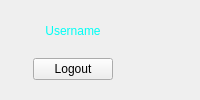
     <widget class="QWidget" name="widget_1" native="true">
      <layout class="QGridLayout" name="gridLayout_3">
       <property name="topMargin">
        <number>0</number>
       </property>
       <property name="rightMargin">
        <number>0</number>
       </property>
       <item row="0" column="1">
        <widget class="QWidget" name="widget" native="true">
         <property name="palette">
          <palette>
           <active>
            <colorrole role="Highlight">
             <brush brushstyle="SolidPattern">
              <color alpha="255">
               <red>0</red>
               <green>120</green>
               <blue>215</blue>
              </color>
             </brush>
            </colorrole>
            <colorrole role="HighlightedText">
             <brush brushstyle="SolidPattern">
              <color alpha="255">
               <red>255</red>
               <green>255</green>
               <blue>255</blue>
              </color>
             </brush>
            </colorrole>
           </active>
           <inactive>
            <colorrole role="Highlight">
             <brush brushstyle="SolidPattern">
              <color alpha="255">
               <red>0</red>
               <green>120</green>
               <blue>215</blue>
              </color>
             </brush>
            </colorrole>
            <colorrole role="HighlightedText">
             <brush brushstyle="SolidPattern">
              <color alpha="255">
               <red>255</red>
               <green>255</green>
               <blue>255</blue>
              </color>
             </brush>
            </colorrole>
           </inactive>
           <disabled>
            <colorrole role="Highlight">
             <brush brushstyle="SolidPattern">
              <color alpha="255">
               <red>0</red>
               <green>120</green>
               <blue>215</blue>
              </color>
             </brush>
            </colorrole>
            <colorrole role="HighlightedText">
             <brush brushstyle="SolidPattern">
              <color alpha="255">
               <red>255</red>
               <green>255</green>
               <blue>255</blue>
              </color>
             </brush>
            </colorrole>
           </disabled>
          </palette>
         </property>
         <layout class="QVBoxLayout" name="verticalLayout_7">
          <property name="spacing">
           <number>0</number>
          </property>
          <property name="leftMargin">
           <number>0</number>
          </property>
          <property name="topMargin">
           <number>0</number>
          </property>
          <property name="rightMargin">
           <number>0</number>
          </property>
          <property name="bottomMargin">
           <number>0</number>
          </property>
          <item>
           <widget class="QWidget" name="widget_2" native="true">
            <property name="sizePolicy">
             <sizepolicy hsizetype="Expanding" vsizetype="Expanding">
              <horstretch>0</horstretch>
              <verstretch>0</verstretch>
             </sizepolicy>
            </property>
            <property name="palette">
             <palette>
              <active>
               <colorrole role="Highlight">
                <brush brushstyle="SolidPattern">
                 <color alpha="255">
                  <red>0</red>
                  <green>120</green>
                  <blue>215</blue>
                 </color>
                </brush>
               </colorrole>
               <colorrole role="HighlightedText">
                <brush brushstyle="SolidPattern">
                 <color alpha="255">
                  <red>255</red>
                  <green>255</green>
                  <blue>255</blue>
                 </color>
                </brush>
               </colorrole>
              </active>
              <inactive>
               <colorrole role="Highlight">
                <brush brushstyle="SolidPattern">
                 <color alpha="255">
                  <red>0</red>
                  <green>120</green>
                  <blue>215</blue>
                 </color>
                </brush>
               </colorrole>
               <colorrole role="HighlightedText">
                <brush brushstyle="SolidPattern">
                 <color alpha="255">
                  <red>255</red>
                  <green>255</green>
                  <blue>255</blue>
                 </color>
                </brush>
               </colorrole>
              </inactive>
              <disabled>
               <colorrole role="Highlight">
                <brush brushstyle="SolidPattern">
                 <color alpha="255">
                  <red>0</red>
                  <green>120</green>
                  <blue>215</blue>
                 </color>
                </brush>
               </colorrole>
               <colorrole role="HighlightedText">
                <brush brushstyle="SolidPattern">
                 <color alpha="255">
                  <red>255</red>
                  <green>255</green>
                  <blue>255</blue>
                 </color>
                </brush>
               </colorrole>
              </disabled>
             </palette>
            </property>
            <property name="styleSheet">
             <string notr="true"/>
            </property>
            <widget class="QWidget" name="title_bar" native="true">
             <property name="geometry">
              <rect>
               <x>917</x>
               <y>0</y>
               <width>105</width>
               <height>40</height>
              </rect>
             </property>
             <property name="sizePolicy">
              <sizepolicy hsizetype="Fixed" vsizetype="Fixed">
               <horstretch>0</horstretch>
               <verstretch>0</verstretch>
              </sizepolicy>
             </property>
             <property name="palette">
              <palette>
               <active>
                <colorrole role="Highlight">
                 <brush brushstyle="SolidPattern">
                  <color alpha="255">
                   <red>0</red>
                   <green>120</green>
                   <blue>215</blue>
                  </color>
                 </brush>
                </colorrole>
                <colorrole role="HighlightedText">
                 <brush brushstyle="SolidPattern">
                  <color alpha="255">
                   <red>255</red>
                   <green>255</green>
                   <blue>255</blue>
                  </color>
                 </brush>
                </colorrole>
               </active>
               <inactive>
                <colorrole role="Highlight">
                 <brush brushstyle="SolidPattern">
                  <color alpha="255">
                   <red>0</red>
                   <green>120</green>
                   <blue>215</blue>
                  </color>
                 </brush>
                </colorrole>
                <colorrole role="HighlightedText">
                 <brush brushstyle="SolidPattern">
                  <color alpha="255">
                   <red>255</red>
                   <green>255</green>
                   <blue>255</blue>
                  </color>
                 </brush>
                </colorrole>
               </inactive>
               <disabled>
                <colorrole role="Highlight">
                 <brush brushstyle="SolidPattern">
                  <color alpha="255">
                   <red>0</red>
                   <green>120</green>
                   <blue>215</blue>
                  </color>
                 </brush>
                </colorrole>
                <colorrole role="HighlightedText">
                 <brush brushstyle="SolidPattern">
                  <color alpha="255">
                   <red>255</red>
                   <green>255</green>
                   <blue>255</blue>
                  </color>
                 </brush>
                </colorrole>
               </disabled>
              </palette>
             </property>
             <widget class="QPushButton" name="min_btn">
              <property name="geometry">
               <rect>
                <x>0</x>
                <y>0</y>
                <width>35</width>
                <height>30</height>
               </rect>
              </property>
              <property name="palette">
               <palette>
                <active>
                 <colorrole role="Highlight">
                  <brush brushstyle="SolidPattern">
                   <color alpha="255">
                    <red>0</red>
                    <green>255</green>
                    <blue>245</blue>
                   </color>
                  </brush>
                 </colorrole>
                 <colorrole role="HighlightedText">
                  <brush brushstyle="SolidPattern">
                   <color alpha="255">
                    <red>34</red>
                    <green>40</green>
                    <blue>49</blue>
                   </color>
                  </brush>
                 </colorrole>
                </active>
                <inactive>
                 <colorrole role="Highlight">
                  <brush brushstyle="SolidPattern">
                   <color alpha="255">
                    <red>0</red>
                    <green>255</green>
                    <blue>245</blue>
                   </color>
                  </brush>
                 </colorrole>
                 <colorrole role="HighlightedText">
                  <brush brushstyle="SolidPattern">
                   <color alpha="255">
                    <red>34</red>
                    <green>40</green>
                    <blue>49</blue>
                   </color>
                  </brush>
                 </colorrole>
                </inactive>
                <disabled>
                 <colorrole role="Highlight">
                  <brush brushstyle="SolidPattern">
                   <color alpha="255">
                    <red>0</red>
                    <green>120</green>
                    <blue>215</blue>
                   </color>
                  </brush>
                 </colorrole>
                 <colorrole role="HighlightedText">
                  <brush brushstyle="SolidPattern">
                   <color alpha="255">
                    <red>34</red>
                    <green>40</green>
                    <blue>49</blue>
                   </color>
                  </brush>
                 </colorrole>
                </disabled>
               </palette>
              </property>
              <property name="text">
               <string/>
              </property>
              <property name="icon">
               <iconset resource="icons.qrc">
                <normaloff>:/icons/icons/minimize.png</normaloff>:/icons/icons/minimize.png</iconset>
              </property>
              <property name="iconSize">
               <size>
                <width>15</width>
                <height>15</height>
               </size>
              </property>
              <property name="default">
               <bool>true</bool>
              </property>
              <property name="flat">
               <bool>false</bool>
              </property>
             </widget>
             <widget class="QPushButton" name="close_btn">
              <property name="geometry">
               <rect>
                <x>70</x>
                <y>0</y>
                <width>35</width>
                <height>30</height>
               </rect>
              </property>
              <property name="palette">
               <palette>
                <active>
                 <colorrole role="Highlight">
                  <brush brushstyle="SolidPattern">
                   <color alpha="255">
                    <red>0</red>
                    <green>255</green>
                    <blue>245</blue>
                   </color>
                  </brush>
                 </colorrole>
                 <colorrole role="HighlightedText">
                  <brush brushstyle="SolidPattern">
                   <color alpha="255">
                    <red>34</red>
                    <green>40</green>
                    <blue>49</blue>
                   </color>
                  </brush>
                 </colorrole>
                </active>
                <inactive>
                 <colorrole role="Highlight">
                  <brush brushstyle="SolidPattern">
                   <color alpha="255">
                    <red>0</red>
                    <green>255</green>
                    <blue>245</blue>
                   </color>
                  </brush>
                 </colorrole>
                 <colorrole role="HighlightedText">
                  <brush brushstyle="SolidPattern">
                   <color alpha="255">
                    <red>34</red>
                    <green>40</green>
                    <blue>49</blue>
                   </color>
                  </brush>
                 </colorrole>
                </inactive>
                <disabled>
                 <colorrole role="Highlight">
                  <brush brushstyle="SolidPattern">
                   <color alpha="255">
                    <red>0</red>
                    <green>120</green>
                    <blue>215</blue>
                   </color>
                  </brush>
                 </colorrole>
                 <colorrole role="HighlightedText">
                  <brush brushstyle="SolidPattern">
                   <color alpha="255">
                    <red>34</red>
                    <green>40</green>
                    <blue>49</blue>
                   </color>
                  </brush>
                 </colorrole>
                </disabled>
               </palette>
              </property>
              <property name="text">
               <string/>
              </property>
              <property name="icon">
               <iconset resource="icons.qrc">
                <normaloff>:/icons/icons/close.png</normaloff>:/icons/icons/close.png</iconset>
              </property>
              <property name="iconSize">
               <size>
                <width>15</width>
                <height>15</height>
               </size>
              </property>
              <property name="default">
               <bool>true</bool>
              </property>
              <property name="flat">
               <bool>false</bool>
              </property>
             </widget>
             <widget class="QPushButton" name="max_btn">
              <property name="geometry">
               <rect>
                <x>35</x>
                <y>0</y>
                <width>35</width>
                <height>30</height>
               </rect>
              </property>
              <property name="palette">
               <palette>
                <active>
                 <colorrole role="Highlight">
                  <brush brushstyle="SolidPattern">
                   <color alpha="255">
                    <red>0</red>
                    <green>255</green>
                    <blue>245</blue>
                   </color>
                  </brush>
                 </colorrole>
                 <colorrole role="HighlightedText">
                  <brush brushstyle="SolidPattern">
                   <color alpha="255">
                    <red>34</red>
                    <green>40</green>
                    <blue>49</blue>
                   </color>
                  </brush>
                 </colorrole>
                </active>
                <inactive>
                 <colorrole role="Highlight">
                  <brush brushstyle="SolidPattern">
                   <color alpha="255">
                    <red>0</red>
                    <green>255</green>
                    <blue>245</blue>
                   </color>
                  </brush>
                 </colorrole>
                 <colorrole role="HighlightedText">
                  <brush brushstyle="SolidPattern">
                   <color alpha="255">
                    <red>34</red>
                    <green>40</green>
                    <blue>49</blue>
                   </color>
                  </brush>
                 </colorrole>
                </inactive>
                <disabled>
                 <colorrole role="Highlight">
                  <brush brushstyle="SolidPattern">
                   <color alpha="255">
                    <red>0</red>
                    <green>120</green>
                    <blue>215</blue>
                   </color>
                  </brush>
                 </colorrole>
                 <colorrole role="HighlightedText">
                  <brush brushstyle="SolidPattern">
                   <color alpha="255">
                    <red>34</red>
                    <green>40</green>
                    <blue>49</blue>
                   </color>
                  </brush>
                 </colorrole>
                </disabled>
               </palette>
              </property>
              <property name="text">
               <string/>
              </property>
              <property name="icon">
               <iconset resource="icons.qrc">
                <normaloff>:/icons/icons/maximize.png</normaloff>:/icons/icons/maximize.png</iconset>
              </property>
              <property name="iconSize">
               <size>
                <width>15</width>
                <height>15</height>
               </size>
              </property>
              <property name="default">
               <bool>true</bool>
              </property>
              <property name="flat">
               <bool>false</bool>
              </property>
             </widget>
            </widget>
            <widget class="QWidget" name="title_bar_2" native="true">
             <property name="geometry">
              <rect>
               <x>0</x>
               <y>0</y>
               <width>1022</width>
               <height>40</height>
              </rect>
             </property>
             <property name="sizePolicy">
              <sizepolicy hsizetype="Fixed" vsizetype="Fixed">
               <horstretch>0</horstretch>
               <verstretch>0</verstretch>
              </sizepolicy>
             </property>
             <property name="palette">
              <palette>
               <active>
                <colorrole role="Highlight">
                 <brush brushstyle="SolidPattern">
                  <color alpha="255">
                   <red>0</red>
                   <green>120</green>
                   <blue>215</blue>
                  </color>
                 </brush>
                </colorrole>
                <colorrole role="HighlightedText">
                 <brush brushstyle="SolidPattern">
                  <color alpha="255">
                   <red>255</red>
                   <green>255</green>
                   <blue>255</blue>
                  </color>
                 </brush>
                </colorrole>
               </active>
               <inactive>
                <colorrole role="Highlight">
                 <brush brushstyle="SolidPattern">
                  <color alpha="255">
                   <red>0</red>
                   <green>120</green>
                   <blue>215</blue>
                  </color>
                 </brush>
                </colorrole>
                <colorrole role="HighlightedText">
                 <brush brushstyle="SolidPattern">
                  <color alpha="255">
                   <red>255</red>
                   <green>255</green>
                   <blue>255</blue>
                  </color>
                 </brush>
                </colorrole>
               </inactive>
               <disabled>
                <colorrole role="Highlight">
                 <brush brushstyle="SolidPattern">
                  <color alpha="255">
                   <red>0</red>
                   <green>120</green>
                   <blue>215</blue>
                  </color>
                 </brush>
                </colorrole>
                <colorrole role="HighlightedText">
                 <brush brushstyle="SolidPattern">
                  <color alpha="255">
                   <red>255</red>
                   <green>255</green>
                   <blue>255</blue>
                  </color>
                 </brush>
                </colorrole>
               </disabled>
              </palette>
             </property>
            </widget>
            <zorder>title_bar_2</zorder>
            <zorder>title_bar</zorder>
           </widget>
          </item>
         </layout>
        </widget>
       </item>
       <item row="0" column="0">
        <widget class="QWidget" name="widget_3" native="true">
         <property name="palette">
          <palette>
           <active>
            <colorrole role="Highlight">
             <brush brushstyle="SolidPattern">
              <color alpha="255">
               <red>0</red>
               <green>120</green>
               <blue>215</blue>
              </color>
             </brush>
            </colorrole>
            <colorrole role="HighlightedText">
             <brush brushstyle="SolidPattern">
              <color alpha="255">
               <red>255</red>
               <green>255</green>
               <blue>255</blue>
              </color>
             </brush>
            </colorrole>
           </active>
           <inactive>
            <colorrole role="Highlight">
             <brush brushstyle="SolidPattern">
              <color alpha="255">
               <red>0</red>
               <green>120</green>
               <blue>215</blue>
              </color>
             </brush>
            </colorrole>
            <colorrole role="HighlightedText">
             <brush brushstyle="SolidPattern">
              <color alpha="255">
               <red>255</red>
               <green>255</green>
               <blue>255</blue>
              </color>
             </brush>
            </colorrole>
           </inactive>
           <disabled>
            <colorrole role="Highlight">
             <brush brushstyle="SolidPattern">
              <color alpha="255">
               <red>0</red>
               <green>120</green>
               <blue>215</blue>
              </color>
             </brush>
            </colorrole>
            <colorrole role="HighlightedText">
             <brush brushstyle="SolidPattern">
              <color alpha="255">
               <red>255</red>
               <green>255</green>
               <blue>255</blue>
              </color>
             </brush>
            </colorrole>
           </disabled>
          </palette>
         </property>
         <layout class="QGridLayout" name="gridLayout_7">
          <item row="0" column="1">
           <widget class="QLabel" name="username_label_3">
            <property name="palette">
             <palette>
              <active>
               <colorrole role="WindowText">
                <brush brushstyle="SolidPattern">
                 <color alpha="255">
                  <red>0</red>
                  <green>255</green>
                  <blue>245</blue>
                 </color>
                </brush>
               </colorrole>
               <colorrole role="Highlight">
                <brush brushstyle="SolidPattern">
                 <color alpha="255">
                  <red>0</red>
                  <green>255</green>
                  <blue>245</blue>
                 </color>
                </brush>
               </colorrole>
               <colorrole role="HighlightedText">
                <brush brushstyle="SolidPattern">
                 <color alpha="255">
                  <red>34</red>
                  <green>40</green>
                  <blue>49</blue>
                 </color>
                </brush>
               </colorrole>
              </active>
              <inactive>
               <colorrole role="WindowText">
                <brush brushstyle="SolidPattern">
                 <color alpha="255">
                  <red>0</red>
                  <green>255</green>
                  <blue>245</blue>
                 </color>
                </brush>
               </colorrole>
               <colorrole role="Highlight">
                <brush brushstyle="SolidPattern">
                 <color alpha="255">
                  <red>0</red>
                  <green>255</green>
                  <blue>245</blue>
                 </color>
                </brush>
               </colorrole>
               <colorrole role="HighlightedText">
                <brush brushstyle="SolidPattern">
                 <color alpha="255">
                  <red>34</red>
                  <green>40</green>
                  <blue>49</blue>
                 </color>
                </brush>
               </colorrole>
              </inactive>
              <disabled>
               <colorrole role="WindowText">
                <brush brushstyle="SolidPattern">
                 <color alpha="255">
                  <red>120</red>
                  <green>120</green>
                  <blue>120</blue>
                 </color>
                </brush>
               </colorrole>
               <colorrole role="Highlight">
                <brush brushstyle="SolidPattern">
                 <color alpha="255">
                  <red>0</red>
                  <green>120</green>
                  <blue>215</blue>
                 </color>
                </brush>
               </colorrole>
               <colorrole role="HighlightedText">
                <brush brushstyle="SolidPattern">
                 <color alpha="255">
                  <red>34</red>
                  <green>40</green>
                  <blue>49</blue>
                 </color>
                </brush>
               </colorrole>
              </disabled>
             </palette>
            </property>
            <property name="layoutDirection">
             <enum>Qt::LeftToRight</enum>
            </property>
            <property name="text">
             <string>Username</string>
            </property>
            <property name="scaledContents">
             <bool>true</bool>
            </property>
            <property name="alignment">
             <set>Qt::AlignCenter</set>
            </property>
           </widget>
          </item>
          <item row="0" column="0" rowspan="2">
           <widget class="QLabel" name="label_2">
            <property name="palette">
             <palette>
              <active>
               <colorrole role="Highlight">
                <brush brushstyle="SolidPattern">
                 <color alpha="255">
                  <red>0</red>
                  <green>255</green>
                  <blue>245</blue>
                 </color>
                </brush>
               </colorrole>
               <colorrole role="HighlightedText">
                <brush brushstyle="SolidPattern">
                 <color alpha="255">
                  <red>34</red>
                  <green>40</green>
                  <blue>49</blue>
                 </color>
                </brush>
               </colorrole>
              </active>
              <inactive>
               <colorrole role="Highlight">
                <brush brushstyle="SolidPattern">
                 <color alpha="255">
                  <red>0</red>
                  <green>255</green>
                  <blue>245</blue>
                 </color>
                </brush>
               </colorrole>
               <colorrole role="HighlightedText">
                <brush brushstyle="SolidPattern">
                 <color alpha="255">
                  <red>34</red>
                  <green>40</green>
                  <blue>49</blue>
                 </color>
                </brush>
               </colorrole>
              </inactive>
              <disabled>
               <colorrole role="Highlight">
                <brush brushstyle="SolidPattern">
                 <color alpha="255">
                  <red>0</red>
                  <green>120</green>
                  <blue>215</blue>
                 </color>
                </brush>
               </colorrole>
               <colorrole role="HighlightedText">
                <brush brushstyle="SolidPattern">
                 <color alpha="255">
                  <red>34</red>
                  <green>40</green>
                  <blue>49</blue>
                 </color>
                </brush>
               </colorrole>
              </disabled>
             </palette>
            </property>
            <property name="styleSheet">
             <string notr="true"/>
            </property>
            <property name="text">
             <string/>
            </property>
            <property name="pixmap">
             <pixmap resource="icons.qrc">:/icons/icons/placeholder.png</pixmap>
            </property>
            <property name="scaledContents">
             <bool>true</bool>
            </property>
           </widget>
          </item>
          <item row="1" column="1">
           <widget class="QPushButton" name="logout_btn">
            <property name="palette">
             <palette>
              <active>
               <colorrole role="Highlight">
                <brush brushstyle="SolidPattern">
                 <color alpha="255">
                  <red>0</red>
                  <green>255</green>
                  <blue>245</blue>
                 </color>
                </brush>
               </colorrole>
               <colorrole role="HighlightedText">
                <brush brushstyle="SolidPattern">
                 <color alpha="255">
                  <red>34</red>
                  <green>40</green>
                  <blue>49</blue>
                 </color>
                </brush>
               </colorrole>
              </active>
              <inactive>
               <colorrole role="Highlight">
                <brush brushstyle="SolidPattern">
                 <color alpha="255">
                  <red>0</red>
                  <green>255</green>
                  <blue>245</blue>
                 </color>
                </brush>
               </colorrole>
               <colorrole role="HighlightedText">
                <brush brushstyle="SolidPattern">
                 <color alpha="255">
                  <red>34</red>
                  <green>40</green>
                  <blue>49</blue>
                 </color>
                </brush>
               </colorrole>
              </inactive>
              <disabled>
               <colorrole role="Highlight">
                <brush brushstyle="SolidPattern">
                 <color alpha="255">
                  <red>0</red>
                  <green>120</green>
                  <blue>215</blue>
                 </color>
                </brush>
               </colorrole>
               <colorrole role="HighlightedText">
                <brush brushstyle="SolidPattern">
                 <color alpha="255">
                  <red>34</red>
                  <green>40</green>
                  <blue>49</blue>
                 </color>
                </brush>
               </colorrole>
              </disabled>
             </palette>
            </property>
            <property name="text">
             <string>Logout</string>
            </property>
           </widget>
          </item>
         </layout>
        </widget>
       </item>
      </layout>
     </widget>
